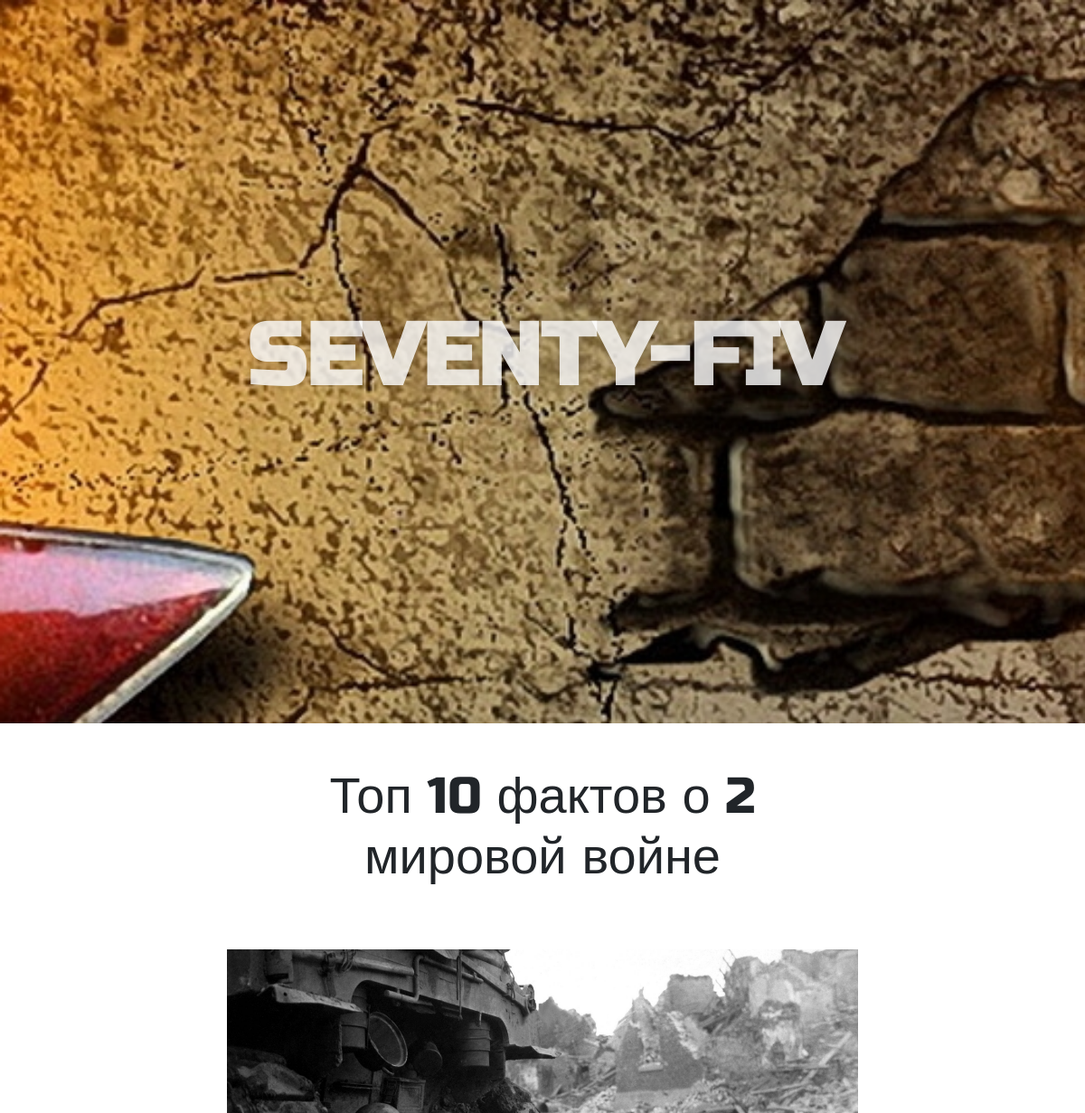
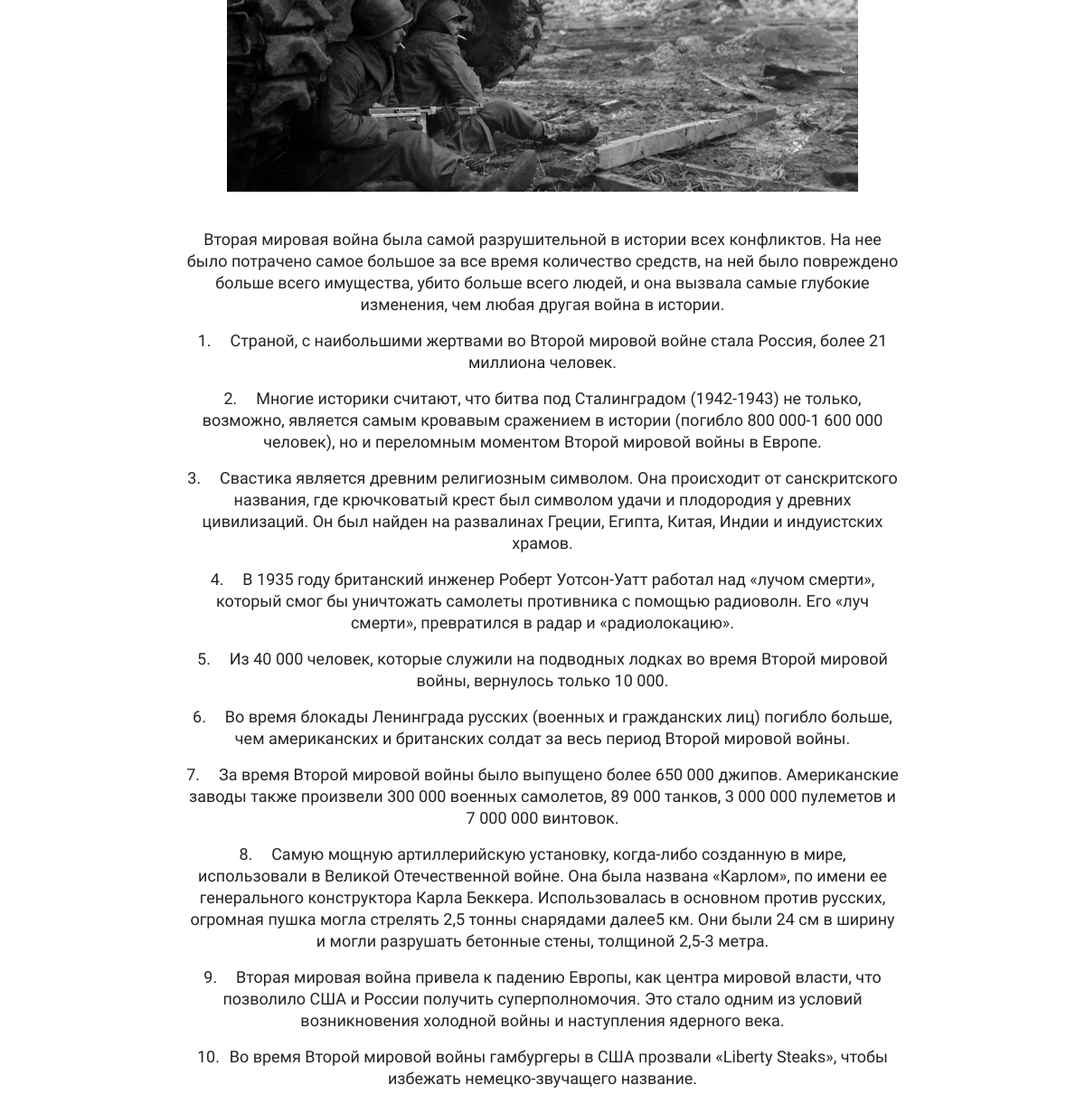
Page /post/top-10-faktov-o-2-mirovoj-vojne/ on the committed database (2 pictures, top to bottom).
### vc/models.py (models this page shows, shortened)
class Post(models.Model):
    title = models.CharField(max_length=150, db_index=True, help_text="Название")
    slug = AutoSlugField(max_length=300, unique=True, populate_from='title' )
    describe_text = models.TextField(max_length=150, blank=True, help_text='Описание которое будет выведенно на главной странице')
    body = models.TextField(db_index=True, blank=True)
    datepub = models.DateTimeField(auto_now_add=True)

### vc/views.py (the view)
# urls.py: path('post/<str:slug>/', post_detail, name="post_detail_url"),
def post_detail(request, slug):
	post = Post.objects.get(slug__iexact=slug)
	return render(request, 'vc/post_detail.html', context={'post' : post})

### vc/templates/vc/post_detail.html (shortened to what this page needs)
{% extends 'vc/base_blog.html' %}
{% block content %}
    <div class="d-flex justify-content-center text-center text-head"><h2 class='col-sm-6 display-4 mt-5'>{{post.title}}</h1></div>
    <div class="row d-flex justify-content-center">
        <div class="col-sm-8 mt-5 text-center h5">
        {% autoescape off %} {{ post.body }} {% endautoescape %}
        </div>
    </div>
{% endblock %}

### vc/templates/vc/base_blog.html
{% extends 'base.html' %}

### templates/base.html (shortened to what this page needs)
{% load static %}
<!DOCTYPE html>
<html>
<head>
    <link rel="stylesheet" href="{% static 'style/style.css' %}">
    <link rel="stylesheet" href="https://stackpath.bootstrapcdn.com/bootstrap/4.3.1/css/bootstrap.min.css"
>
</head>
<body>
    <section class="module parallax parallax-1">
        <div class="container-fluid texthead">
            <a class="text-decoration-none" href="/"><h1 class="fheader" id="typed"></h1></a>
        </div>
    </section>
    {% block content %}{% endblock %}
</body>
</html>

### statics/style/style.css (style rules this page uses)
html, body, div, span, applet, object, iframe, h1, h2, h3, h4, h5, h6, p, blockquote, pre, a, abbr, acronym, address, big, cite, code, del, dfn, em, img, ins, kbd, q, s, samp, small, strike, strong, sub, sup, tt, var, b, u, i, center, dl, dt, dd, ol, ul, li, fieldset, form, label, legend, table, caption, tbody, tfoot, thead, tr, th, td, article, aside, canvas, details, embed, figure, figcaption, footer, header, hgroup, menu, nav, output, ruby, section, summary, time, mark, audio, video { margin: 0; padding: 0; border: 0; font-size: 100%; font: inherit; vertical-align: baseline; font-family: 'Oxygen', sans-serif; }
section.module.parallax { height: 100vh; background-position: 50% 50%; background-repeat: no-repeat; background-attachment: fixed; background-size: cover; }
section.module.parallax-1 { background-image: url("../img/bg.jpg"); }
body { margin-top: 0; }
.fheader { font-family: 'Russo One', sans-serif; color: rgba(255, 255, 255, 0.8); font-size: 8vw; font-weight: 700; text-align: center; text-transform: uppercase; text-decoration: none; text-shadow: 0 0 10px rgba(0, 0, 0, 0.2); }
.text-head h2 { font-family: 'Russo One', sans-serif; margin: 20px; }
.text-head { text-align: center; }
.container-fluid { margin: 0; }
body { overflow-x: hidden; }
.parallax { width: 100%; }
.texthead { display: flex; justify-content: center; align-items: center; }
section .container-fluid { height: 100%; }
img { transition: all 0.5s ease-out; -moz-transition: all 0.5s ease-out; -o-transition: all 0.5s ease-out; -webkit-transition: all 0.5s ease-out; -ms-transition: all 0.5s ease-out; }
.col-sm-8 img { width: 100%; }

### rows in the picture
Post: title "Топ 10 фактов о 2 мировой войне", body (picture), body "Вторая мировая война была самой разрушительной в истории всех конфликтов. На нее было потрачено самое большое за все время количество средств, на ней было повреждено больше всего имущества, убито больше всего людей, и она вызвала самые глубокие изменения, чем любая другая война в истории. 1. Страной, с наибольшими жертвами во Второй мировой войне стала Россия, более 21 миллиона человек. 2. Многие историки считают, что битва под Сталинградом (1942-1943) не только, возможно, является самым кровавым сражением в истории (погибло 800 000-1 600 000 человек), но и переломным моментом Второй мировой войны в Европе. 3. Свастика является древним религиозным символом. Она происходит от санскритского…"
